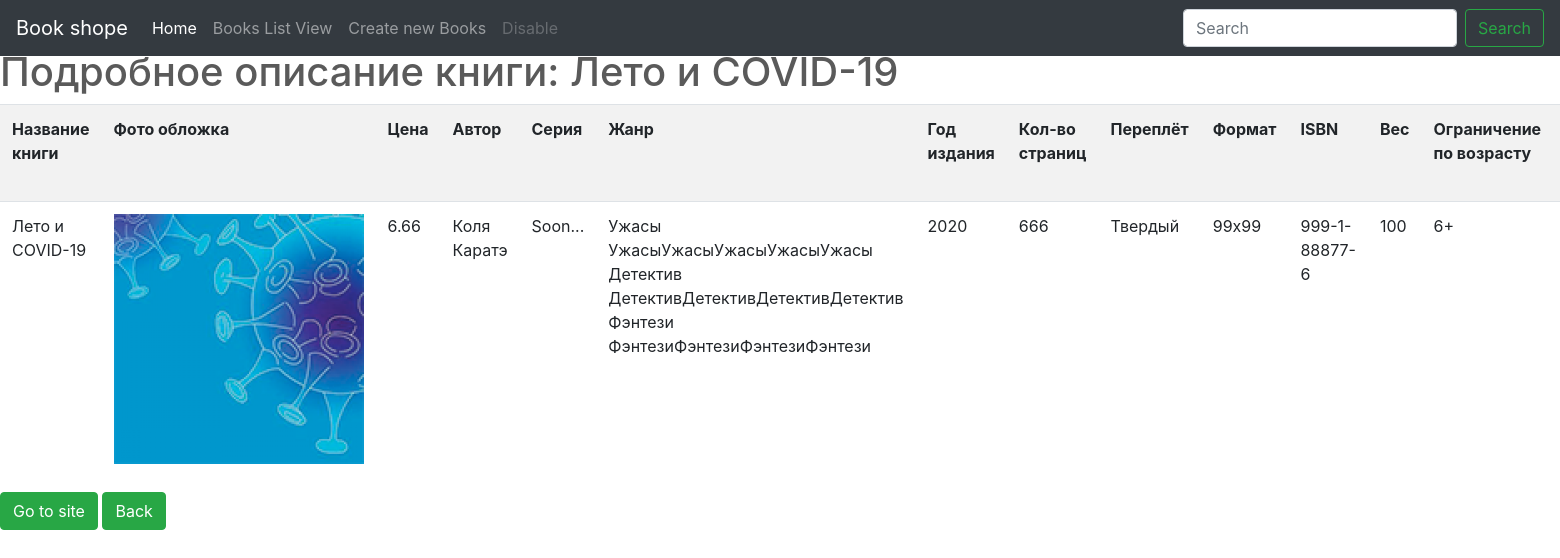
The app's page /books/detail/1 with its own data.
### books/models.py (models this page shows, shortened)
class Books(models.Model):
    name=models.CharField(
        verbose_name="Имя книги",
        max_length=50
    )
    picture=models.ImageField(
        verbose_name="Фото обложки",
        upload_to="books-pic",
        null=True,
        blank=True,
        default="books-pic/default.jpg"
    )
    price=models.DecimalField(
        verbose_name="Цена",
        max_digits=5,
        decimal_places=2,
        default=00.00
    )
    author=models.ManyToManyField(
        'Author',
        verbose_name="Автор"
    )
    genre=models.ManyToManyField(
        'Genre',
        verbose_name="Жанр"
    )
    publishing_year=models.PositiveSmallIntegerField (
        verbose_name="Год издания",
        default=2020
    )
    count_page=models.IntegerField(
        verbose_name="Кол-во страниц",
        default=100
    )
    binging=models.ForeignKey(
        'Binging',
        verbose_name="Переплёт",
        on_delete=models.PROTECT,
        default=1
    )
    format_book=models.CharField(
        verbose_name="Формат",
        default="99x99",
        max_length=15
    )
    isbn=models.CharField(
        verbose_name="ISBN",
        default="999-1-88877-6",
        max_length=20
    )
    weight=models.PositiveSmallIntegerField(
        verbose_name="Вес(гр.)",
        default="100"
    )
    age_limit=models.CharField(
        verbose_name="Ограничение по возрасту",
        default="6+",
        max_length=3
    )
    count_book=models.IntegerField(
        verbose_name="Ко-во книг в наличии",
        default=10
    )
    availability=models.BooleanField(
        verbose_name="Наличие книги",
        default=True
    )
    rating=models.FloatField(
        verbose_name="Рейтинг",
        validators=[MinValueValidator(0), MaxValueValidator(10)],
        default=9
    )
    create=models.DateField(
        verbose_name="Дата внесения в каталог",
        auto_now=False,
        auto_now_add=True
    )
    update=models.DateField(
        verbose_name="Дата последнего изменения",
        auto_now=True,
        auto_now_add=False
    )
    user=models.ForeignKey(
        User,
        on_delete=models.PROTECT
    )

class Author(models.Model):
    first_name=models.CharField(
        verbose_name="Имя",
        max_length=50
    )
    last_name=models.CharField(
        verbose_name="Фамилия",
        max_length=50
    )
    def __str__(self):
        return f"{self.first_name} {self.last_name}"

class Genre(models.Model):
    name = models.CharField(
        verbose_name ="Название Жанра",
        max_length=30
        )
    description = models.TextField(
        verbose_name="Описание Жанра",
        null=True,
        blank=True
    )
    def __str__(self):
        return f"{self.name} {self.description}"

class Binging(models.Model):
    name = models.CharField(
        verbose_name ="Тип переплёта",
        max_length=30
        )
    def __str__(self):
        return self.name

### books/views.py (the view)
# urls.py: path('detail/<int:pk>', views.BooksDetail.as_view(),name='detail'),
class BooksDetail(DetailView):
    model= models.Books
    template_name='books/detail.html'

### books/templates/books/detail.html (shortened to what this page needs)
{% extends "base.html" %}
{% load crispy_forms_tags %}
    {% block main %}
<body>
    <h1>Подробное описание книги: {{object.name}}</h1>
            <table class="table table-striped" width="100%" >
                    <tr>
                        <th>Название <br>книги</th><th>Фото обложка</th><th>Цена</th><th>Автор</th><th>Серия</th><th>Жанр</th><th>Год издания</th><th>Кол-во страниц</th><th>Переплёт</th><th>Формат</th>
                        <th>ISBN</th><th>Вес</th><th>Ограничение по возрасту</th><th>Издательство</th><th>Кол-во книг в наличии</th><th>Доступность</th><th>Рейтинг</th><th>Дата внесения</th><th>Дата изменения</th><th>#</th>
                    </tr>
                <tr>
                    <td>{{object.name}}</td>
                    {% if object.picture %}
                        <td> <img height="250" height="250" src="{{object.picture.url}}" alt=""></td>
                    {% else %}
                        <td></td>
                    {% endif %}
                    <td>{{object.price}}</td>
                    {% for author in object.author.all %}
                        <td>{{author}}</td>
                    {% endfor %}
                    <td>Soon...</td>
                    <td>
                    {% for genre in object.genre.all %}
                        {{genre}}
                    {% endfor %}
                    </td>
                    <td>{{object.publishing_year}}</td><td>{{object.count_page}}</td><td>{{object.binging}}</td><td>{{object.format_book}}</td>
                    <td>{{object.isbn}}</td><td>{{object.weight}}</td><td>{{object.age_limit}}</td><td>Soon...</td><td>{{object.count_book}}</td>
                </tr>
            </table>
        <a class="btn btn-success" href="{% url 'home_page'%}">Go to site </a>
        <a class="btn btn-success" href="{% url 'CRUDL_books:list'%}">Back </a>
</body>
{% endblock main %}

### test_hello_word/static/css/carousel.css (style rules this page uses)
body { padding-top: 3rem; padding-bottom: 3rem; color: #5a5a5a; }

### records on screen
Books: name "Лето и COVID-19", picture (picture), price "6.66", publishing_year "2020", count_page "666", binging "Твердый", format_book "99x99", isbn "999-1-88877-6", weight "100", age_limit "6+"
Author: first_name+last_name "Коля Каратэ"
Genre: name+description "Ужасы УжасыУжасыУжасыУжасыУжасы"
Genre: name+description "Детектив ДетективДетективДетективДетектив"
Genre: name+description "Фэнтези ФэнтезиФэнтезиФэнтезиФэнтези"
